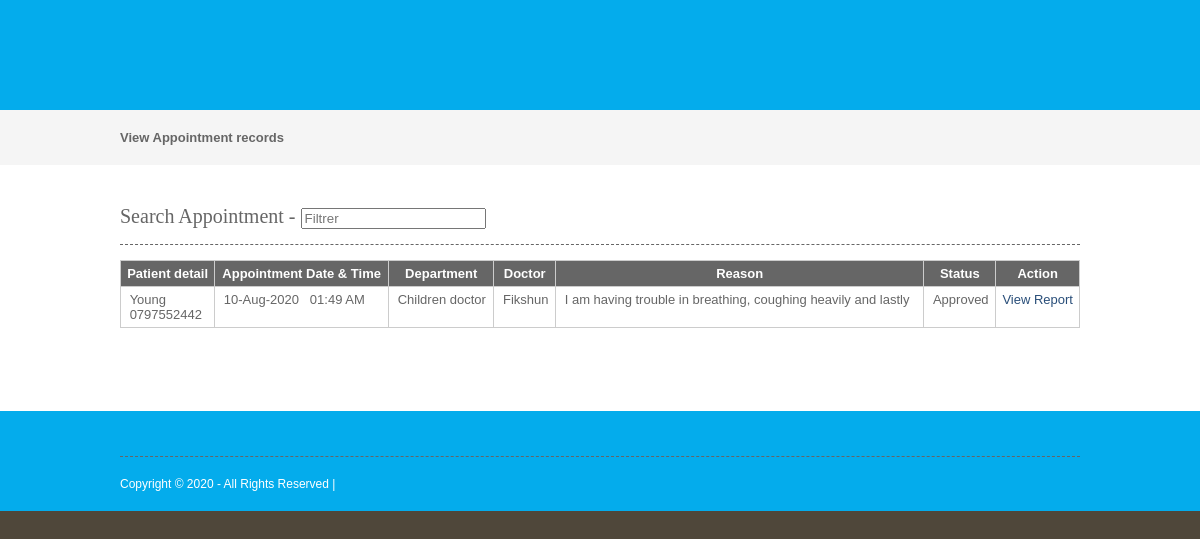
Page /viewappointment.php on the committed database.
### tables this page shows
CREATE TABLE `appointment` (
  `appointmentid` int(10) NOT NULL,
  `appointmenttype` varchar(25) NOT NULL,
  `patientid` int(10) NOT NULL,
  `roomid` int(10) NOT NULL,
  `departmentid` int(10) NOT NULL,
  `appointmentdate` date NOT NULL,
  `appointmenttime` time NOT NULL,
  `doctorid` int(10) NOT NULL,
  `status` varchar(10) NOT NULL,
  `app_reason` text NOT NULL
);

CREATE TABLE `patient` (
  `patientid` int(10) NOT NULL,
  `patientname` varchar(50) NOT NULL,
  `admissiondate` date NOT NULL,
  `admissiontime` time NOT NULL,
  `address` varchar(250) NOT NULL,
  `mobileno` varchar(15) NOT NULL,
  `city` varchar(25) NOT NULL,
  `pincode` varchar(20) NOT NULL,
  `loginid` varchar(50) NOT NULL,
  `password` varchar(100) NOT NULL,
  `bloodgroup` varchar(20) NOT NULL,
  `gender` varchar(10) NOT NULL,
  `dob` date NOT NULL,
  `status` varchar(10) NOT NULL
);

CREATE TABLE `department` (
  `departmentid` int(10) NOT NULL,
  `departmentname` varchar(100) NOT NULL,
  `description` text NOT NULL,
  `status` varchar(10) NOT NULL
);

CREATE TABLE `doctor` (
  `doctorid` int(10) NOT NULL,
  `doctorname` varchar(50) NOT NULL,
  `mobileno` varchar(15) NOT NULL,
  `departmentid` int(10) NOT NULL,
  `loginid` varchar(25) NOT NULL,
  `password` varchar(100) NOT NULL,
  `status` varchar(10) NOT NULL,
  `education` varchar(25) NOT NULL,
  `experience` float(11,1) NOT NULL,
  `consultancy_charge` float(10,2) NOT NULL
);

### viewappointment.php (the view, shortened to what this page needs)
<?php
include("headers.php");
include("dbconnection.php");
?>
<div class="wrapper col2">
  <div id="breadcrumb">
    <ul>
      <li class="first">View Appointment records</li></ul>
  </div>
</div>
<div class="wrapper col4">
  <div id="container">
   <section class="container">
<h2>Search Appointment - <input type="search" class="light-table-filter" data-table="order-table" placeholder="Filtrer" /></h2>
    <table class="order-table">
      <thead>
        <tr>
          <th>Patient detail</th>
          <th>Appointment Date &  Time</th>
          <th>Department</th>
          <th>Doctor</th>
          <th>Reason</th>
          <th>Status</th>
          <th><div align="center">Action</div></th>
        </tr>
        </thead>
        <tbody>
          <?php
		$sql ="SELECT * FROM appointment WHERE (status !='')";
		$qsql = mysqli_query($con,$sql);
		while($rs = mysqli_fetch_array($qsql))
		{
			$sqlpat = "SELECT * FROM patient WHERE patientid='$rs[patientid]'";
			$qsqlpat = mysqli_query($con,$sqlpat);
			$rspat = mysqli_fetch_array($qsqlpat);
			$sqldept = "SELECT * FROM department WHERE departmentid='$rs[departmentid]'";
			$qsqldept = mysqli_query($con,$sqldept);
			$rsdept = mysqli_fetch_array($qsqldept);
			$sqldoc= "SELECT * FROM doctor WHERE doctorid='$rs[doctorid]'";
			$qsqldoc = mysqli_query($con,$sqldoc);
			$rsdoc = mysqli_fetch_array($qsqldoc);
        echo "<tr>
          <td>&nbsp;$rspat[patientname]<br>&nbsp;$rspat[mobileno]</td>
			 <td>&nbsp;" . date("d-M-Y",strtotime($rs[appointmentdate])) . " &nbsp; " . date("H:i A",strtotime($rs[appointmenttime])) . "</td>
		    <td>&nbsp;$rsdept[departmentname]</td>
			   <td>&nbsp;$rsdoc[doctorname]</td>
			    <td>&nbsp;$rs[app_reason]</td>
			    <td>&nbsp;$rs[status]</td>
          <td><div align='center'>";
		  if($rs[status] != "Approved")
		  {
				  if(!(isset($_SESSION[patientid])))
				  {
						  echo "<a href='appointmentapproval.php?editid=$rs[appointmentid]'>Approve</a><hr>";
				  }
				 echo "  <a href='viewappointment.php?delid=$rs[appointmentid]'>Delete</a>";
		  }
		  else
		  {
				echo "<a href='patientreport.php?patientid=$rs[patientid]&appointmentid=$rs[appointmentid]'>View Report</a>";
		  }
		 echo "</center></td></tr>";
		}
		?>
      </tbody>
    </table>
    </section>
    <p>&nbsp;</p>
  </div>
</div>
<?php
include("footers.php");
?>

### layout/styles/layout.css (style rules this page uses)
html { overflow-y:scroll; }
body { margin:0; padding:0; font-size:13px; font-family:verdana, Arial, Helvetica, sans-serif; color:#FFFFFF; background-color:#4F473A; }
a { outline:none; text-decoration:none; }
div.wrapper { display:block; width:100%; margin:0; text-align:left; }
.col2 { color:#666666; background-color:#F5F5F5; }
.col3, .col4 { color:#666666; background-color:#FFFFFF; }
#head, #gallery, #breadcrumb, #container, #footer { display:block; position:relative; width:960px; margin:0 auto; }
#breadcrumb { padding:20px 0; }
#breadcrumb ul { margin:0; padding:0; list-style:none; }
#breadcrumb ul li { display:inline; }
#breadcrumb ul li.first { font-weight:bold; }
#container { padding:40px 0; }
#container h1, #container h2, #container h3, #container h4, #container h5, #container h6 { margin:0 0 15px 0; padding:0 0 15px 0; line-height:normal; font-weight:normal; font-size:20px; font-family:Georgia, "Times New Roman", Times, serif; border-bottom:1px dashed #666666; }
#container a { color:#294E79; background-color:#FFFFFF; }

### layout/styles/tables.css (style rules this page uses)
table { width:100%; border-collapse:collapse; table-layout:auto; vertical-align:top; margin-bottom:15px; border:1px solid #CCCCCC; }
table thead th { color:#FFFFFF; background-color:#666666; border:1px solid #CCCCCC; border-collapse:collapse; text-align:center; table-layout:auto; vertical-align:middle; }
table tbody td { vertical-align:top; border-collapse:collapse; border-left:1px solid #CCCCCC; border-right:1px solid #CCCCCC; }
table thead th, table tbody td { padding:5px; border-collapse:collapse; }

### rows in the picture
appointment: patientid.patientname "Young", patientid.mobileno "0797552442", appointmentdate "10-Aug-2020", appointmenttime "01:49 AM", departmentid.departmentname "Children doctor", doctorid.doctorname "Fikshun", app_reason "I am having trouble in breathing, coughing heavily and lastly", status "Approved"
